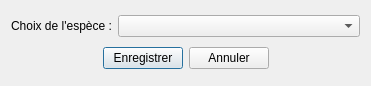
<?xml version="1.0" encoding="UTF-8"?>
<ui version="4.0">
 <class>espePecheElecForm</class>
 <widget class="QDialog" name="espePecheElecForm">
  <property name="geometry">
   <rect>
    <x>0</x>
    <y>0</y>
    <width>371</width>
    <height>86</height>
   </rect>
  </property>
  <property name="windowTitle">
   <string>Export des pêches électriques pour une espèce</string>
  </property>
  <layout class="QVBoxLayout" name="verticalLayout">
   <item>
    <layout class="QHBoxLayout" name="horizontalLayout">
     <item>
      <widget class="QLabel" name="label">
       <property name="text">
        <string>Choix de l'espèce :</string>
       </property>
      </widget>
     </item>
     <item>
      <widget class="QComboBox" name="cmbEspece">
       <property name="sizePolicy">
        <sizepolicy hsizetype="Expanding" vsizetype="Fixed">
         <horstretch>0</horstretch>
         <verstretch>0</verstretch>
        </sizepolicy>
       </property>
      </widget>
     </item>
    </layout>
   </item>
   <item>
    <layout class="QHBoxLayout" name="horizontalLayout_2">
     <item>
      <spacer name="horizontalSpacer">
       <property name="orientation">
        <enum>Qt::Horizontal</enum>
       </property>
       <property name="sizeHint" stdset="0">
        <size>
         <width>40</width>
         <height>20</height>
        </size>
       </property>
      </spacer>
     </item>
     <item>
      <widget class="QPushButton" name="btnEnregistrer">
       <property name="text">
        <string>Enregistrer</string>
       </property>
      </widget>
     </item>
     <item>
      <widget class="QPushButton" name="btnAnnuler">
       <property name="text">
        <string>Annuler</string>
       </property>
      </widget>
     </item>
     <item>
      <spacer name="horizontalSpacer_2">
       <property name="orientation">
        <enum>Qt::Horizontal</enum>
       </property>
       <property name="sizeHint" stdset="0">
        <size>
         <width>40</width>
         <height>20</height>
        </size>
       </property>
      </spacer>
     </item>
    </layout>
   </item>
  </layout>
 </widget>
 <resources/>
 <connections/>
</ui>
